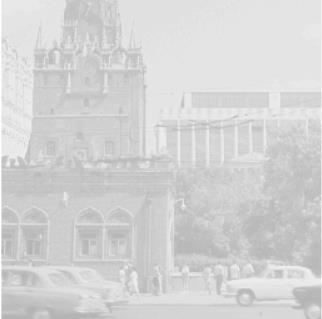
#> input picture lab2/images/1.jpg, 322 x 319 px
$ python -i image_converter.py   (imports and definitions only)
#> lines starting #> are read from the running program, lines starting #| are printed output that depends on the picture
#> further down, picture is the input picture: shape (319, 322, 3); min 176, max 255, mean 211.6
from PyQt5.QtGui import QPixmap, QImage
import cv2
import numpy as np
import matplotlib.pyplot as plt

class ImageConverter:
    @staticmethod
    def from_pixmap_to_cv(pixmap: QPixmap):
        image = pixmap.toImage()
        width, height = image.width(), image.height()
        ptr = image.bits()
        ptr.setsize(image.byteCount())
        arr = np.array(ptr).reshape(height, width, 4)  # 4 channels (RGBA)

        # 3. Convert the NumPy array to an OpenCV image
        opencv_image = cv2.cvtColor(arr, cv2.COLOR_RGB2BGR)
        return opencv_image


    @staticmethod
    def from_cv_to_pixmap(np_img):
        frame = cv2.cvtColor(np_img, cv2.COLOR_BGR2RGB)
        img = QImage(frame, frame.shape[1], frame.shape[0], QImage.Format_RGB888)
        return QPixmap.fromImage(img)

    @staticmethod
    def homogeneous_avg_filter(pixmap: QPixmap, kernel_size):
        image_cv = ImageConverter.from_pixmap_to_cv(pixmap)
        #smoothed_image = cv2.GaussianBlur(image_cv, kernel_size, 0)
        return ImageConverter.from_cv_to_pixmap(image_cv)

    @staticmethod
    def cv_homogeneous_avg_filter(image_cv, kernel_size):
        smoothed_image = cv2.GaussianBlur(image_cv, kernel_size, 0)
        return smoothed_image

    @staticmethod
    def gauss_filter(image_cv, kernel_size):
        smoothed_image = cv2.GaussianBlur(image_cv, kernel_size, 0)
        return smoothed_image

    @staticmethod
    def equalize(image_cv):
        image_cv = cv2.cvtColor(image_cv, cv2.COLOR_BGR2GRAY)

        equalized_img = cv2.equalizeHist(image_cv)
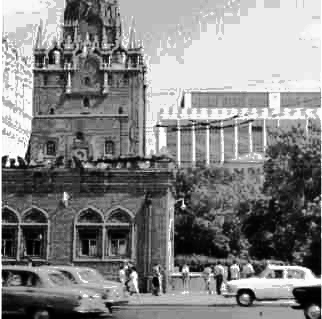
#> equalized_img: shape (319, 322); min 0, max 255, mean 131.7

        hist1 = cv2.calcHist([image_cv], [0], None, [256], [0, 256])
#> hist1 = 256 values, max 12323 at index 228, min 0 at index 0, mean 401.2
        hist2 = cv2.calcHist([equalized_img], [0], None, [256], [0, 256])
#> hist2 = 256 values, max 12323 at index 236, min 0 at index 6, mean 401.2

        plt.figure(figsize=(12, 6))

        plt.subplot(1, 2, 1)
        plt.plot(hist1, color='blue')
        plt.title('Original image')
        plt.xlabel('Pixel Value')
        plt.ylabel('Frequency')

        plt.subplot(1, 2, 2)
        plt.plot(hist2, color='blue')
        plt.title('Equlized image')
        plt.xlabel('Pixel Value')
        plt.ylabel('Frequency')

        plt.show()
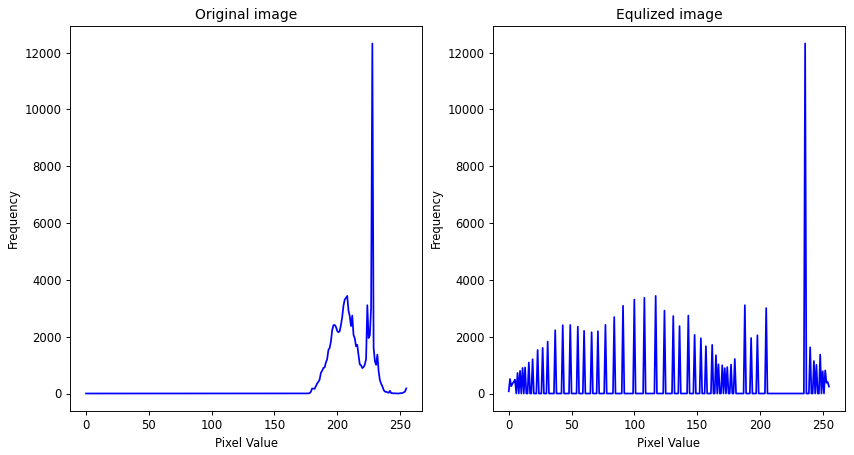
#> figure drawn by matplotlib, 2 panels; panel 1: curve peaks at x = 228, y = 12323; panel 2: curve peaks at x = 236, y = 12323
        return equalized_img

    @staticmethod
    def linear_filter(image_cv):
        gray_img = cv2.cvtColor(image_cv, cv2.COLOR_BGR2GRAY)
        min_val, max_val, _, _ = cv2.minMaxLoc(gray_img)
        alpha = 255 / (max_val - min_val)
        beta = -min_val * alpha
        linear_contrast_img = cv2.convertScaleAbs(gray_img, alpha=alpha, beta=beta)
        return linear_contrast_img

>>> import cv2
>>> picture = cv2.imread('../images/1.jpg')
>>> result = ImageConverter().equalize(picture)

$ run again, on lab2/images/13.jpg
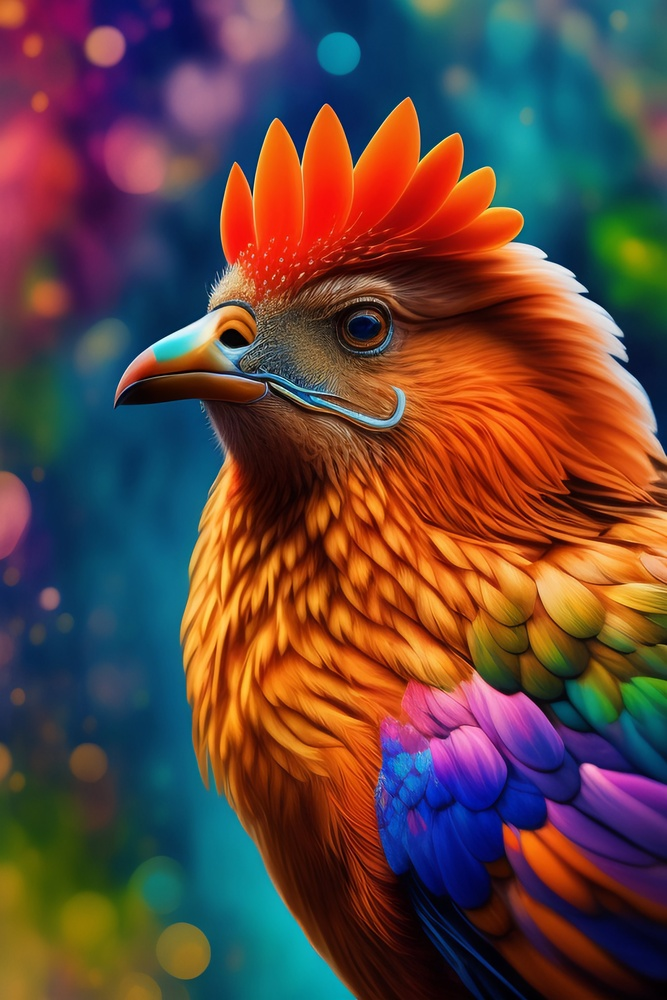
#> input picture lab2/images/13.jpg, 667 x 1000 px, shrunk from 3500 x 5250 before the run
#> picture is the input picture: shape (1000, 667, 3); mean B, G, R 64.1, 69.6, 97.3
#> in equalize, `equalized_img = cv2.equalizeHist(image_cv)`:
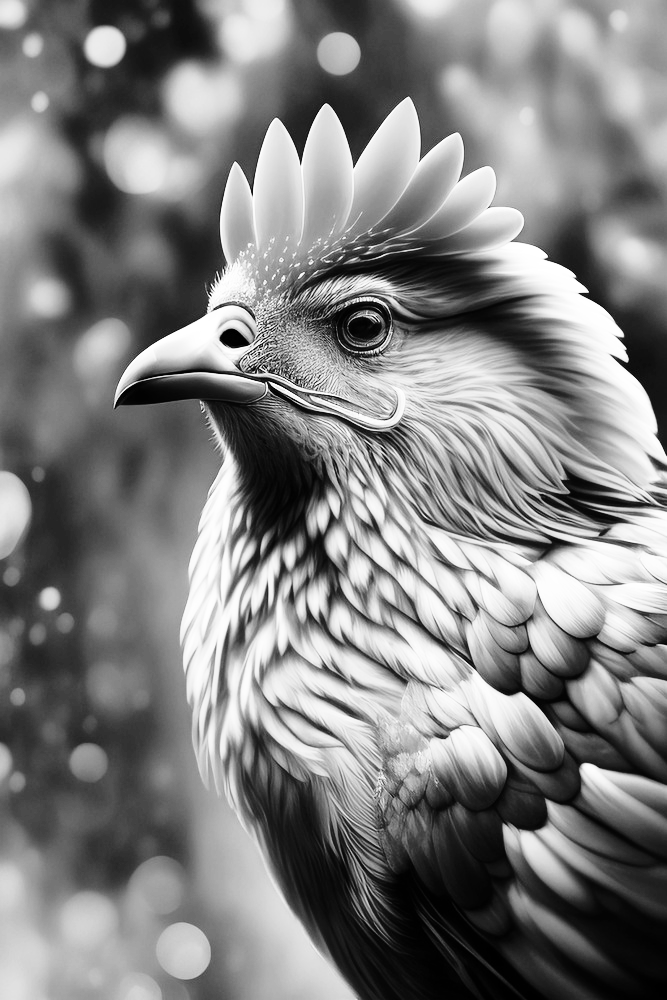
#> equalized_img: shape (1000, 667); min 0, max 255, mean 128.4
#> hist1 = 256 values, max 8387 at index 48, min 0 at index 246, mean 2605.5
#> hist2 = 256 values, max 8387 at index 69, min 0 at index 14, mean 2605.5
#> in equalize, `plt.show()`:
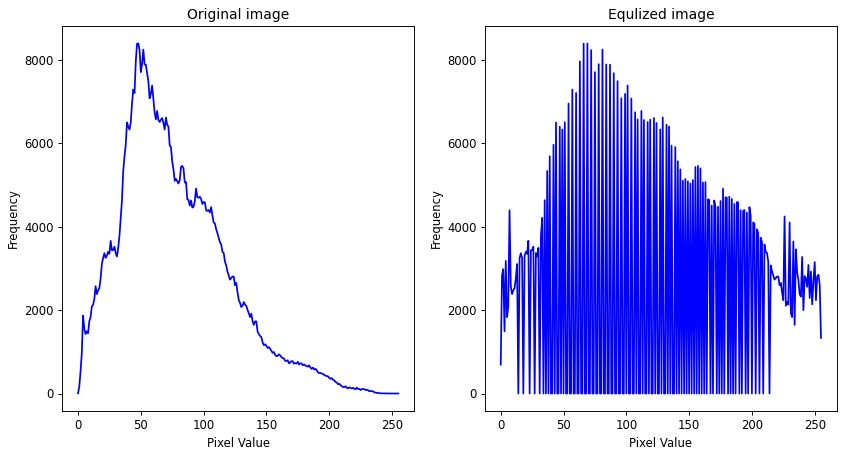
#> figure drawn by matplotlib, 2 panels; panel 1: curve peaks at x = 48, y = 8387; panel 2: curve peaks at x = 69, y = 8387

$ run again, on lab2/images/14.jpg
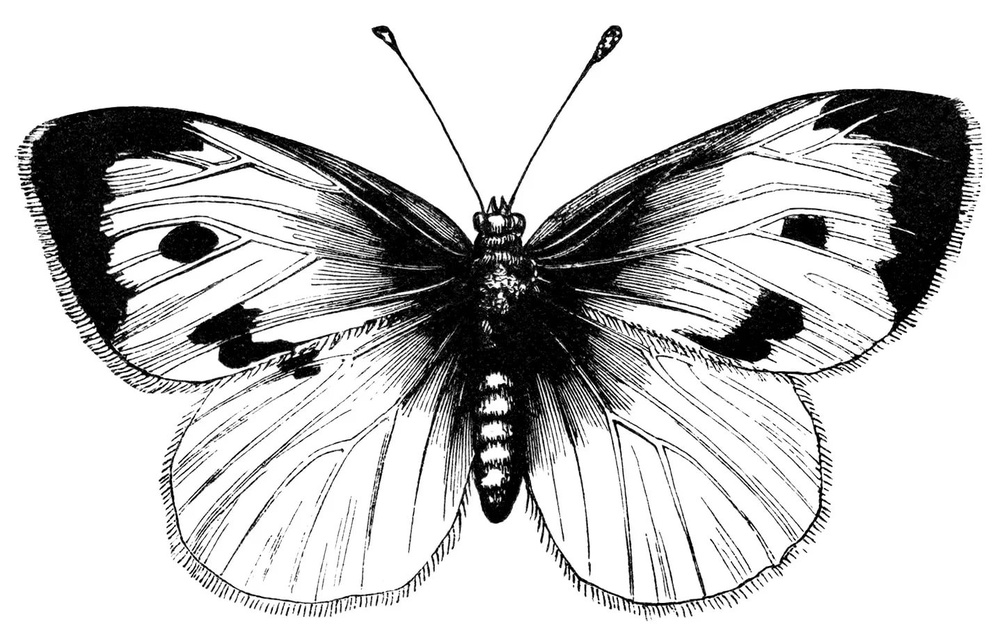
#> input picture lab2/images/14.jpg, 1000 x 635 px, shrunk from 1437 x 912 before the run
#> picture is the input picture: shape (635, 1000, 3); min 0, max 255, mean 201.3
#> in equalize, `equalized_img = cv2.equalizeHist(image_cv)`:
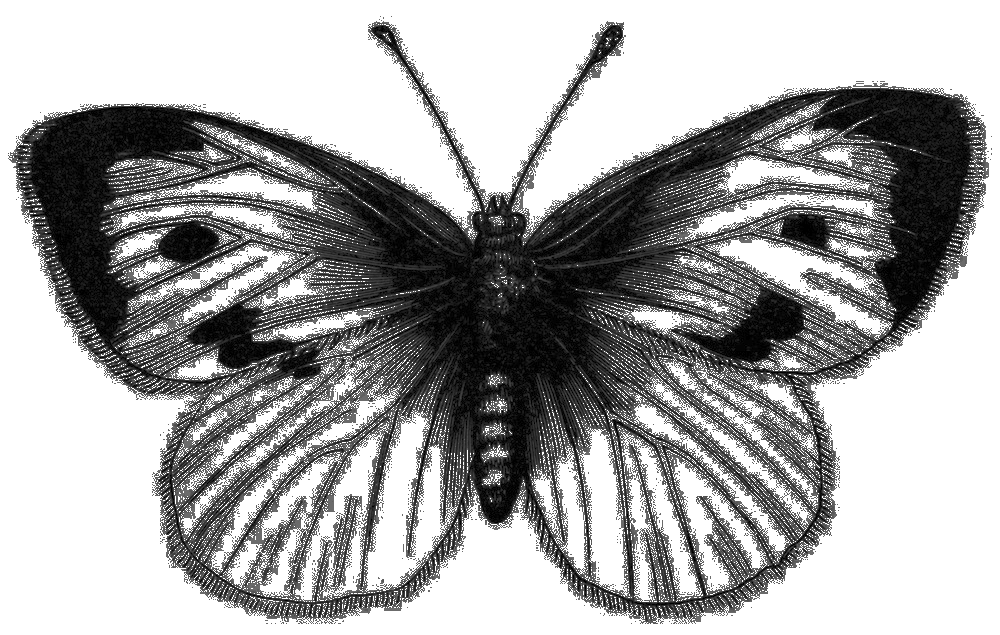
#> equalized_img: shape (635, 1000); min 0, max 255, mean 166.9
#> hist1 = 256 values, max 359807 at index 255, min 325 at index 152, mean 2480.5
#> hist2 = 256 values, max 359807 at index 255, min 0 at index 1, mean 2480.5
#> in equalize, `plt.show()`:
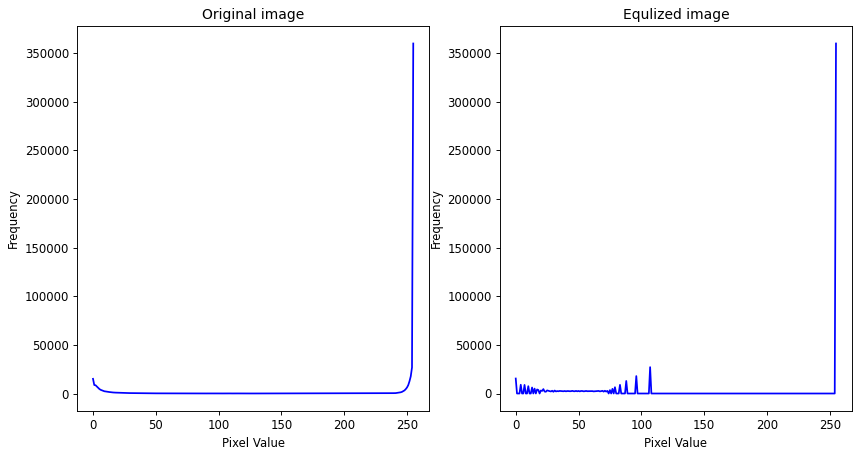
#> figure drawn by matplotlib, 2 panels; panel 1: curve peaks at x = 255, y = 359807; panel 2: curve peaks at x = 255, y = 359807
